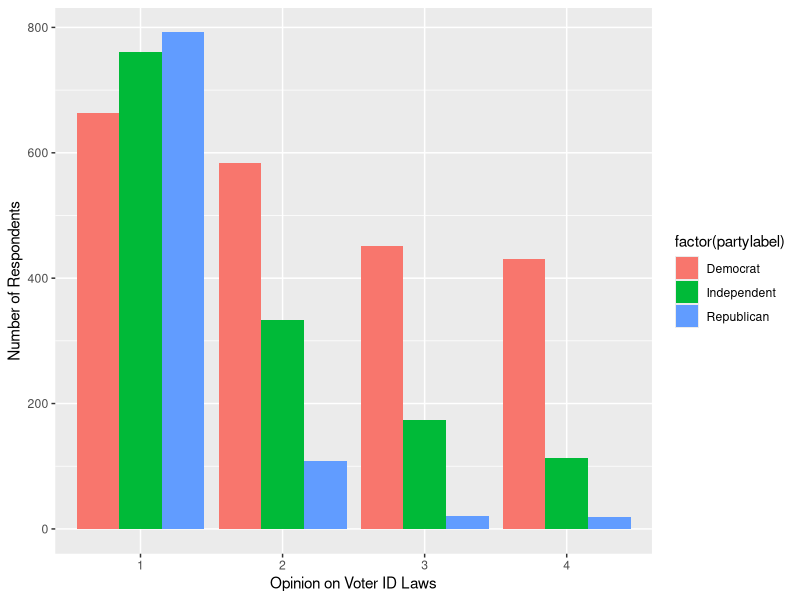
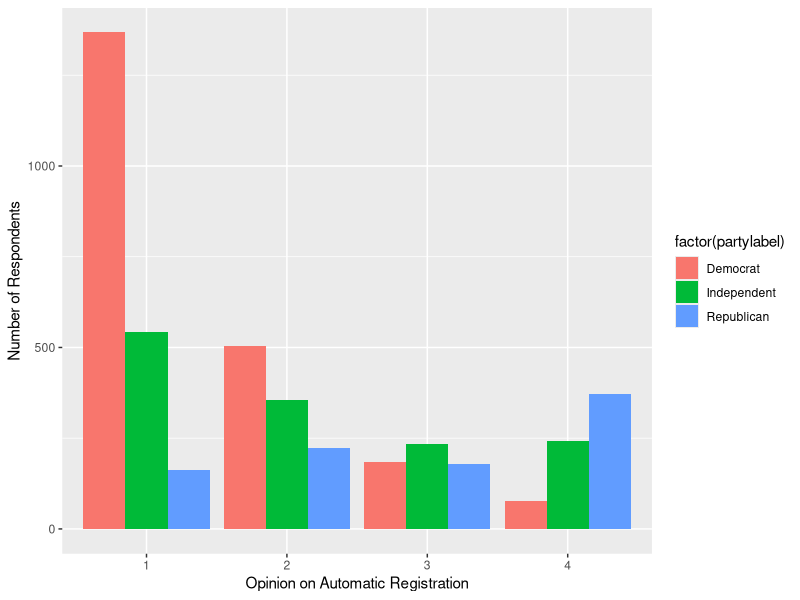
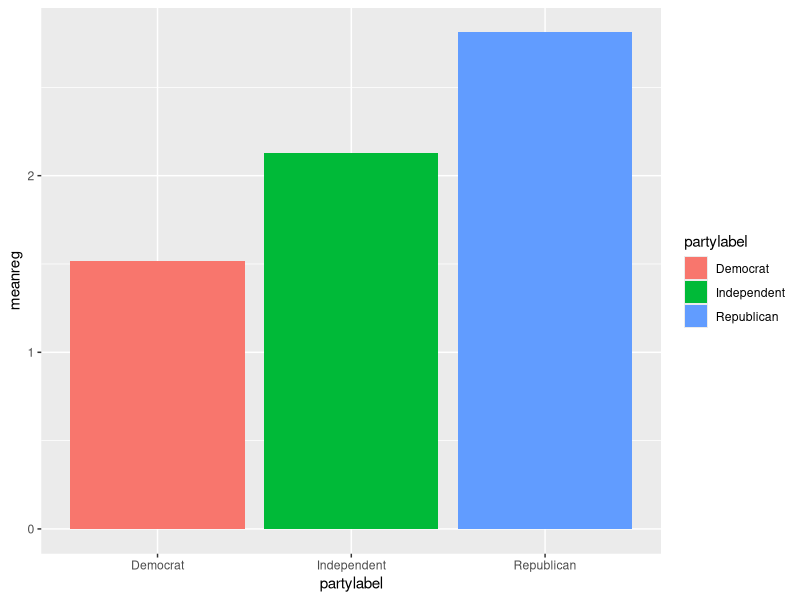
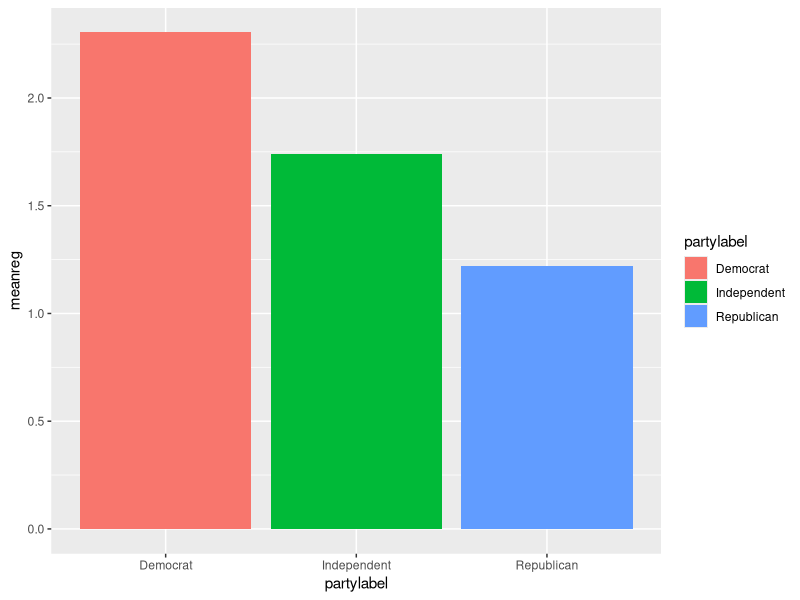

R code for these plots, in order:
## ---- chunk 1
library(tidyverse)
library(haven)
data <-  read_sav("data/ATP W87.sav")

data <- data |>
  select(QKEY, F_AGECAT, F_GENDER, F_RACETHNMOD, F_PARTY_FINAL, VTPRIORITY_a_W87, VTPRIORITY_j_W87)|>
  rename(automaticregistration = VTPRIORITY_a_W87,
         voteridlaws = VTPRIORITY_j_W87,
         party = F_PARTY_FINAL,
         race = F_RACETHNMOD) 


## ---- chunk 2
voterid_plot_party <- data |>
  filter(party != 4, party != 99, voteridlaws != 99) |>
  mutate(partylabel = case_when(
    party == 1 ~ "Republican",
    party == 2 ~ "Democrat",
     party == 3 ~ "Independent"
  )) |>
  group_by(party) |>
  ggplot(aes(x = factor(voteridlaws), fill = factor(partylabel))) +
  geom_bar(position = "dodge") +
  labs(x = "Opinion on Voter ID Laws", y = "Number of Respondents")

voterid_plot_party
## ---- chunk 3
automatic_registration_plot_party <- data |>
  filter(party != 4, party != 99, automaticregistration != 99) |>
  mutate(partylabel = case_when(
    party == 1 ~ "Republican",
    party == 2 ~ "Democrat",
     party == 3 ~ "Independent"
  )) |>
  group_by(party) |>
  ggplot(aes(x = factor(automaticregistration), fill = factor(partylabel))) +
  geom_bar(position = "dodge") +
  labs(x = "Opinion on Automatic Registration", y = "Number of Respondents")

automatic_registration_plot_party
## ---- chunk 4
automatic_registration_avg_party <- data |>
  filter(party != 4, party != 99, automaticregistration != 99) |>
  mutate(partylabel = case_when(
    party == 1 ~ "Republican",
    party == 2 ~ "Democrat",
    party == 3 ~ "Independent")) |>
  group_by(partylabel) |>
  summarize(meanreg = mean(automaticregistration)) |>
  ggplot(aes(x = partylabel, y = meanreg)) +
  geom_col(aes(fill = partylabel))

automatic_registration_avg_party
## ---- chunk 5
voterid_avg_party <- data |>
  filter(party != 4, party != 99, voteridlaws != 99) |>
  mutate(partylabel = case_when(
    party == 1 ~ "Republican",
    party == 2 ~ "Democrat",
    party == 3 ~ "Independent")) |>
  group_by(partylabel) |>
  summarize(meanreg = mean(voteridlaws)) |>
  ggplot(aes(x = partylabel, y = meanreg)) +
  geom_col(aes(fill = partylabel))

voterid_avg_party
